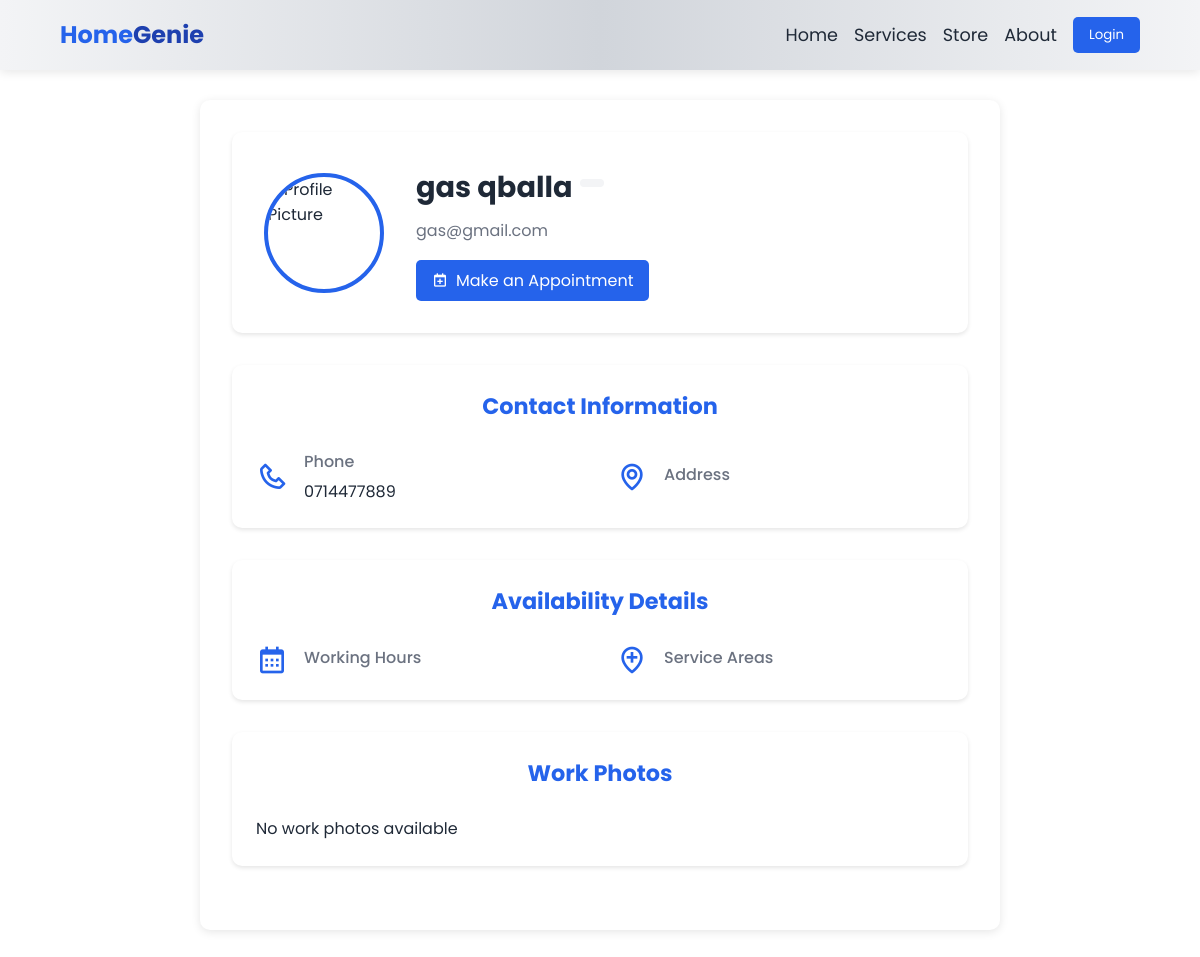
Page /HomeController/SPProfile/18 on the committed database.
### tables this page shows
CREATE TABLE `users` (
  `user_id` int(11) NOT NULL,
  `first_name` varchar(100) NOT NULL,
  `last_name` varchar(100) NOT NULL,
  `contact_number` varchar(15) NOT NULL,
  `email` varchar(100) NOT NULL,
  `street` varchar(255) DEFAULT NULL,
  `district` varchar(100) DEFAULT NULL,
  `province` varchar(100) DEFAULT NULL,
  `profile_image` longblob DEFAULT NULL,
  `password` varchar(255) NOT NULL,
  `role` enum('customer','service_provider','supplier','admin') NOT NULL,
  `agree_terms` tinyint(1) NOT NULL DEFAULT 0,
  `created_at` timestamp NOT NULL DEFAULT current_timestamp()
);

### app/controllers/HomeController.php (called while the page is built, shortened)
<?php
Class HomeController extends Controller {
    private $CustomerModel;
    public function __construct(){
        $this->CustomerModel = $this->model('CustomerModel');
    }
    public function SPProfile($id = null){
        $serviceProvider = $this->CustomerModel->getServiceProviderById($id);
        $data = [
            'serviceProvider' => $serviceProvider,
        ];
        $this->view('LandingPage/sp_profile', $data);
    }
}
?>

### app/libraries/Core.php (called while the page is built, shortened)
<?php
class Core {
    protected $currentMethod = 'index';
    public function __construct() {
        $url = $this->getURL();
        if (isset($url[0]) && file_exists('../app/controllers/' . ucwords($url[0]) . '.php')) {
            unset($url[0]);
        }
        $this->currentController = new $this->currentController;
        if (isset($url[1]) && method_exists($this->currentController, $url[1])) {
            $this->currentMethod = $url[1];
            unset($url[1]);
        }
        $this->params = $url ? array_values($url) : [];
        call_user_func_array([$this->currentController, $this->currentMethod], $this->params);
    }
    public function getURL() {
        if (isset($_GET['url'])) {
            $url = rtrim($_GET['url'], '/');
            $url = filter_var($url, FILTER_SANITIZE_URL);
            return explode('/', $url);
        }
        return [];
    }
}

### public/index.php (called while the page is built, shortened)
<?php
   $init = new Core();
?>

### app/libraries/Database.php (called while the page is built, shortened)
<?php
class Database{
    private $host = DB_HOST;
    private $user = DB_USER;
    private $password = DB_PASSWORD;
    private $dbname = DB_NAME;
    private $dbh;
    private $statement;
    public function __construct(){
        $dsn = 'mysql:host='.$this->host.';dbname='.$this->dbname;
        $options = array(
            PDO::ATTR_PERSISTENT => true,
            PDO::ATTR_ERRMODE => PDO::ERRMODE_EXCEPTION
        );
        try {
            $this->dbh = new PDO($dsn, $this->user, $this->password, $options);
        } catch (PDOException $e) {
            $this->error = $e->getMessage();
            echo $this->error;
        }
    }
    public function query($sql){
        $this->statement = $this->dbh->prepare($sql);
    }
    public function bind($param, $value, $type = null){
        if (is_null($type)) {
            switch (true) {
                default:
                    $type = PDO::PARAM_STR;
            }
        }
        $this->statement->bindValue($param, $value, $type);
    }
    public function execute(){
        return $this->statement->execute();
    }
    public function single(){
        $this->execute();
        return $this->statement->fetch(PDO::FETCH_OBJ);
    }
}

### app/models/CustomerModel.php (called while the page is built, shortened)
<?php
class CustomerModel {
    private $db;
    public function __construct() {
        $this->db = new Database();
    }
    public function getServiceProviderById($id) {
        $sql = "SELECT u.*, sp.expertise, sp.description, sp.work_photos, sp.working_hours, sp.service_areas
                FROM users u
                LEFT JOIN service_providers sp ON u.user_id = sp.provider_id
                WHERE u.user_id = :id AND u.role = 'service_provider'";
        $this->db->query($sql);
        $this->db->bind(':id', $id);
        return $this->db->single();
    }
}
?>

### app/views/LandingPage/sp_profile.php (the view, shortened to what this page needs)
<?php
$provider = $data['serviceProvider'];
$providerName = $provider->first_name . ' ' . $provider->last_name;
$spImagePath = URLROOT . '/public/register/uploads/' . $provider->profile_image;
?>
<!DOCTYPE html>
<html lang="en">
<head>
    <link rel="stylesheet" href="<?php echo URLROOT; ?>/public/css/navigationbar.css">
    <link href='https://unpkg.com/boxicons@2.1.4/css/boxicons.min.css' rel='stylesheet'>
    <link rel="stylesheet" href="<?php echo URLROOT; ?>/public/css/style-services.css">
</head>
<body>
    <?php require_once APPROOT . '/views/LandingPage/navBar.php'; ?>
    <section class="container">
        <div class="profile-header">
            <div class="profile-avatar">
                <img id="avatarImage" src="<?php echo htmlspecialchars($spImagePath); ?>" alt="Profile Picture">
            </div>
            <div class="profile-info">
                <h1 id="profileName"><?php echo htmlspecialchars($providerName); ?>
                    <span class="service-type"><?php echo htmlspecialchars($provider->expertise); ?></span>
                </h1>
                <p id="profileEmail"><?php echo htmlspecialchars($provider->email); ?></p>
                <div class="edit-profile-btn" id="makeAppointmentBtn">
                    <i class='bx bx-calendar-plus'></i> Make an Appointment
                </div>
            </div>
        </div>
        <div class="profile-content">
            <section class="profile-section">
                <h2>Contact Information</h2>
                <div class="info-grid">
                    <div class="info-item">
                        <i class='bx bx-phone'></i>
                        <div>
                            <label>Phone</label>
                            <p id="spPhone"><?php echo htmlspecialchars($provider->contact_number); ?></p>
                        </div>
                    </div>
                    <div class="info-item">
                        <i class='bx bx-map'></i>
                        <div>
                            <label>Address</label>
                        </div>
                    </div>
                </div>
            </section>
            <section class="profile-section">
                <h2>Availability Details</h2>
                <div class="info-grid">
                    <div class="info-item">
                        <i class='bx bx-calendar'></i>
                        <div>
                            <label>Working Hours</label>
                        </div>
                    </div>
                    <div class="info-item">
                        <i class='bx bx-location-plus'></i>
                        <div>
                            <label>Service Areas</label>
                        </div>
                    </div>
                </div>
            </section>
            <section class="profile-section">
                <h2>Work Photos</h2>
                <div class="info-grid">
                    <div class="info-item">
                        <?php if (!empty($provider->work_photos)): ?>
                            <?php $work_photos = explode(",", $provider->work_photos); ?>
                            <?php foreach ($work_photos as $photo): ?>
                                <div class="image-tile">
                                    <img src="<?php echo URLROOT; ?>/public/img/SVPpic/<?php echo htmlspecialchars(trim($photo)); ?>" alt="Work Photo">
                                </div>
                            <?php endforeach; ?>
                        <?php else: ?>
                            <p>No work photos available</p>
                        <?php endif; ?>
                    </div>
                </div>
            </section>
        </div>
    </section>
</body>
</html>

### public/css/navigationbar.css (style rules this page uses)
:root { --primary-color: #2563eb; --secondary-color: #1e40af; --accent-color: #3b82f6; --text-color: #1f2937; --light-bg: #f3f4f6; --white: #ffffff; --gray-100: #f3f4f6; --gray-200: #e5e7eb; --gray-300: #d1d5db; --gray-400: #9ca3af; --gray-500: #6b7280; --success-color: #10b981; --warning-color: #f59e0b; --error-color: #ef4444; --transition: all 0.3s ease; --footer-bg: #1a1f2b; --footer-text: #e5e7eb; }
* { margin: 0; padding: 0; box-sizing: border-box; font-family: 'Poppins', sans-serif; }
body { line-height: 1.6; color: var(--text-color); }

### public/css/style-services.css (style rules this page uses)
:root { --primary-color: #2563eb; --secondary-color: #1e40af; --accent-color: #3b82f6; --text-color: #1f2937; --light-bg: #f3f4f6; --white: #ffffff; --gray-100: #f3f4f6; --gray-200: #e5e7eb; --gray-300: #d1d5db; --gray-400: #9ca3af; --gray-500: #6b7280; --sidebar-width: 280px; --header-height: 60px; --transition: all 0.3s ease; }
.service-type { display: inline-block; padding: 0.25rem 0.75rem; background: var(--gray-100); border-radius: 15px; font-size: 0.875rem; color: var(--gray-500); margin-bottom: 0.5rem; }

### app/views/LandingPage/sp_profile.php (style rules this page uses)
.container { max-width: 800px; margin: 2rem auto; margin-top: 100px; padding: 1rem; background: white; box-shadow: 0 2px 10px rgba(0, 0, 0, 0.1); border-radius: 10px; }
.profile-header { background: white; border-radius: 10px; padding: 2rem; display: flex; align-items: center; gap: 2rem; margin-bottom: 2rem; box-shadow: 0 2px 4px rgba(0, 0, 0, 0.1); }
.profile-avatar { width: 120px; height: 120px; border-radius: 50%; overflow: hidden; border: 4px solid #2563eb; }
.profile-avatar img { width: 100%; height: 100%; object-fit: cover; }
.profile-info h1 { margin: 0 0 0.5rem; font-size: 1.8rem; }
.profile-info p { color: #6b7280; margin: 0 0 1rem; }
.edit-profile-btn { display: inline-flex; align-items: center; gap: 0.5rem; padding: 0.5rem 1rem; background: #2563eb; color: white; text-decoration: none; border-radius: 5px; transition: all 0.3s ease; }
.profile-section { background: white; border-radius: 10px; padding: 1.5rem; margin-bottom: 2rem; box-shadow: 0 2px 4px rgba(0, 0, 0, 0.1); }
.profile-section h2 { margin: 0 0 1.5rem; font-size: 1.4rem; }
.info-grid { display: flex; align-items: center; gap: 1rem; }
.info-item { display: flex; min-width: 50%; max-width: 50%; align-items: center; gap: 1rem; }
.info-item i { color: #2563eb; font-size: 2rem; }
.info-item label { color: #6b7280; margin-bottom: 0.25rem; }
.service-type { display: inline-block; padding: 0.25rem 0.75rem; background: var(--gray-100); border-radius: 15px; font-size: 1.1rem; color: var(--gray-500); margin-bottom: 0.5rem; margin-left: 0.5rem; }
h1 { display: flex; align-items: center; }
.container { max-width: 800px; margin: 2rem auto; margin-top: 100px; padding: 2rem; background: white; box-shadow: 0 2px 10px rgba(0, 0, 0, 0.1); border-radius: 10px; }
h2 { color: #2563eb; margin-bottom: 1.5rem; text-align: center; }
label { display: block; margin-bottom: 0.5rem; font-weight: 500; color: #4b5563; }

### rows in the picture
users: providerName "gas qballa", email "gas@gmail.com", contact_number "0714477889"
